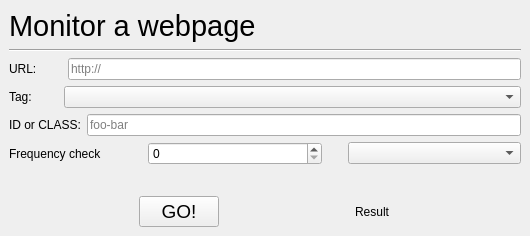
<?xml version="1.0" encoding="UTF-8"?>
<ui version="4.0">
 <class>MainWindow</class>
 <widget class="QMainWindow" name="MainWindow">
  <property name="windowTitle">
   <string>Monitor a webpage</string>
  </property>
  <widget class="QWidget" name="centralwidget">
   <property name="minimumSize">
    <size>
     <width>530</width>
     <height>0</height>
    </size>
   </property>
   <property name="maximumSize">
    <size>
     <width>530</width>
     <height>16777215</height>
    </size>
   </property>
   <layout class="QVBoxLayout" name="verticalLayout">
    <item>
     <layout class="QVBoxLayout" name="row0">
      <item>
       <widget class="QLabel" name="monitor_webpage_lab">
        <property name="sizePolicy">
         <sizepolicy hsizetype="Preferred" vsizetype="Fixed">
          <horstretch>0</horstretch>
          <verstretch>0</verstretch>
         </sizepolicy>
        </property>
        <property name="font">
         <font>
          <pointsize>22</pointsize>
          <underline>false</underline>
          <strikeout>false</strikeout>
         </font>
        </property>
        <property name="lineWidth">
         <number>0</number>
        </property>
        <property name="text">
         <string>Monitor a webpage</string>
        </property>
       </widget>
      </item>
      <item>
       <widget class="Line" name="line">
        <property name="orientation">
         <enum>Qt::Horizontal</enum>
        </property>
       </widget>
      </item>
     </layout>
    </item>
    <item>
     <layout class="QHBoxLayout" name="row1">
      <item>
       <widget class="QLabel" name="url_lab">
        <property name="text">
         <string>URL:</string>
        </property>
       </widget>
      </item>
      <item>
       <spacer name="horizontalSpacer">
        <property name="orientation">
         <enum>Qt::Horizontal</enum>
        </property>
        <property name="sizeType">
         <enum>QSizePolicy::Fixed</enum>
        </property>
        <property name="sizeHint" stdset="0">
         <size>
          <width>25</width>
          <height>20</height>
         </size>
        </property>
       </spacer>
      </item>
      <item>
       <widget class="QLineEdit" name="url_inp">
        <property name="inputMask">
         <string/>
        </property>
        <property name="text">
         <string/>
        </property>
        <property name="placeholderText">
         <string>http://</string>
        </property>
       </widget>
      </item>
     </layout>
    </item>
    <item>
     <layout class="QHBoxLayout" name="row2">
      <item>
       <widget class="QLabel" name="tag_lab">
        <property name="sizePolicy">
         <sizepolicy hsizetype="Fixed" vsizetype="Preferred">
          <horstretch>0</horstretch>
          <verstretch>0</verstretch>
         </sizepolicy>
        </property>
        <property name="text">
         <string>Tag:</string>
        </property>
       </widget>
      </item>
      <item>
       <spacer name="horizontalSpacer_3">
        <property name="orientation">
         <enum>Qt::Horizontal</enum>
        </property>
        <property name="sizeType">
         <enum>QSizePolicy::Fixed</enum>
        </property>
        <property name="sizeHint" stdset="0">
         <size>
          <width>26</width>
          <height>20</height>
         </size>
        </property>
       </spacer>
      </item>
      <item>
       <widget class="QComboBox" name="tag_inp">
        <property name="editable">
         <bool>false</bool>
        </property>
        <property name="placeholderText">
         <string/>
        </property>
       </widget>
      </item>
     </layout>
    </item>
    <item>
     <layout class="QHBoxLayout" name="row3">
      <item>
       <widget class="QLabel" name="id_class_lab">
        <property name="text">
         <string>ID or CLASS:</string>
        </property>
       </widget>
      </item>
      <item>
       <widget class="QLineEdit" name="id_class_inp">
        <property name="placeholderText">
         <string>foo-bar</string>
        </property>
       </widget>
      </item>
     </layout>
    </item>
    <item>
     <layout class="QHBoxLayout" name="horizontalLayout">
      <item>
       <widget class="QLabel" name="freq_lab">
        <property name="sizePolicy">
         <sizepolicy hsizetype="Fixed" vsizetype="Preferred">
          <horstretch>0</horstretch>
          <verstretch>0</verstretch>
         </sizepolicy>
        </property>
        <property name="text">
         <string>Frequency check</string>
        </property>
       </widget>
      </item>
      <item>
       <spacer name="horizontalSpacer_2">
        <property name="orientation">
         <enum>Qt::Horizontal</enum>
        </property>
        <property name="sizeType">
         <enum>QSizePolicy::Fixed</enum>
        </property>
        <property name="sizeHint" stdset="0">
         <size>
          <width>40</width>
          <height>20</height>
         </size>
        </property>
       </spacer>
      </item>
      <item>
       <widget class="QSpinBox" name="freq_val"/>
      </item>
      <item>
       <spacer name="horizontalSpacer_4">
        <property name="orientation">
         <enum>Qt::Horizontal</enum>
        </property>
        <property name="sizeType">
         <enum>QSizePolicy::Fixed</enum>
        </property>
        <property name="sizeHint" stdset="0">
         <size>
          <width>20</width>
          <height>20</height>
         </size>
        </property>
       </spacer>
      </item>
      <item>
       <widget class="QComboBox" name="freq_type"/>
      </item>
     </layout>
    </item>
    <item>
     <spacer name="verticalSpacer">
      <property name="orientation">
       <enum>Qt::Vertical</enum>
      </property>
      <property name="sizeType">
       <enum>QSizePolicy::Fixed</enum>
      </property>
      <property name="sizeHint" stdset="0">
       <size>
        <width>20</width>
        <height>25</height>
       </size>
      </property>
     </spacer>
    </item>
    <item>
     <layout class="QHBoxLayout" name="row4">
      <item>
       <widget class="QPushButton" name="send_btn">
        <property name="sizePolicy">
         <sizepolicy hsizetype="Fixed" vsizetype="Fixed">
          <horstretch>0</horstretch>
          <verstretch>0</verstretch>
         </sizepolicy>
        </property>
        <property name="font">
         <font>
          <pointsize>14</pointsize>
         </font>
        </property>
        <property name="text">
         <string>GO!</string>
        </property>
       </widget>
      </item>
      <item>
       <widget class="QLabel" name="label">
        <property name="enabled">
         <bool>true</bool>
        </property>
        <property name="sizePolicy">
         <sizepolicy hsizetype="Fixed" vsizetype="Preferred">
          <horstretch>0</horstretch>
          <verstretch>0</verstretch>
         </sizepolicy>
        </property>
        <property name="text">
         <string>Result</string>
        </property>
       </widget>
      </item>
     </layout>
    </item>
   </layout>
  </widget>
 </widget>
 <resources/>
 <connections/>
</ui>
